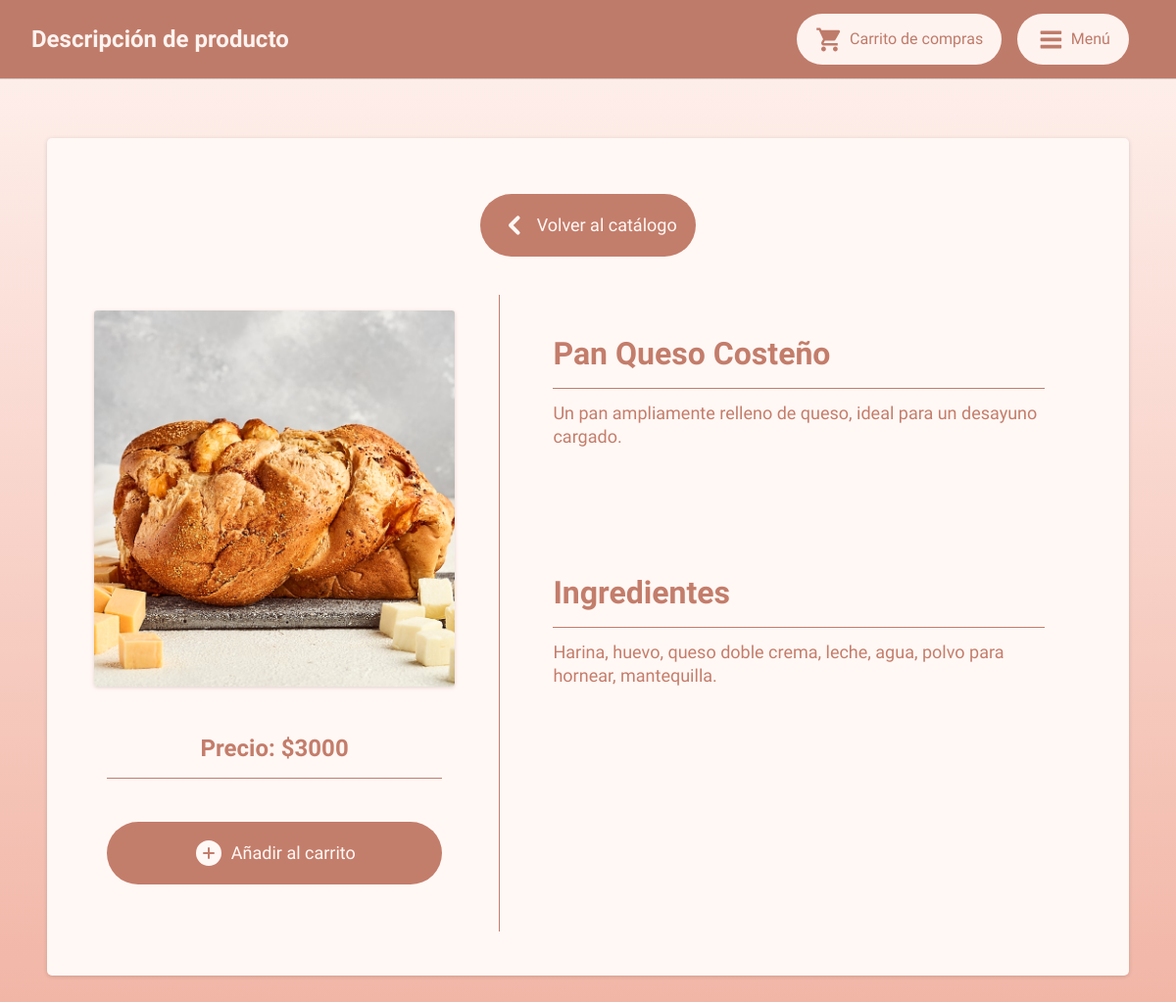
Page /viewproduct.php?id=6&isAdded=na&sc=0 on the committed database.
### tables this page shows
CREATE TABLE `productdata` (
  `product_id` int(11) NOT NULL,
  `product_name` varchar(50) NOT NULL,
  `product_desc` varchar(100) NOT NULL,
  `product_uniprice` int(20) NOT NULL,
  `product_ingredients` varchar(200) NOT NULL,
  `product_category` varchar(50) NOT NULL,
  `product_image` varchar(50) NOT NULL
);

### common/productinfo.php (the view, shortened to what this page needs)
<?php
if (isset($_GET["id"])) {
    $getid = $_GET["id"];
    prodinfo($conn, $getid);
}
function checkProd($conn)
{
    $sql = "SELECT * FROM scdata WHERE user_mail = '" . $_SESSION["user_mail"] . "' AND user_product = '" . $_SESSION["session_curProductId"] . "'";
    $result = $conn->query($sql);
    if ($result->num_rows > 0) {
        $x = "<script>document.write(minusb);</script><p>Quitar del carrito</p>";
        return $x;
    } else {
        $x = "<script>document.write(plusb);</script><p>Añadir al carrito</p>";
        return $x;
    }
}
function checkOrigin($conn)
{
    if (isset($_GET["sc"])) {
        $sc = $_GET["sc"];
        if ($sc == "0") {
            $x = "
                <a href='catalogue.php?filter=0'>
                    <div class='icontext'>
                        <script>
                            document.write(leftb);
                        </script>
                        <p>Volver al catálogo</p>
                    </div>
                </a>
                    ";
            return $x;
        } else if ($sc == "1") {
            $x = "
                <a href='shopcart.php'>
                    <div class='icontext'>
                        <script>
                            document.write(leftb);
                        </script>
                        <p>Volver a tu carrito</p>
                    </div>
                </a>
                ";
            return $x;
        }
    } else {
        echo "<script>console.log('can't get id[sc]')</script>";
    }
}
function prodinfo($conn, $getid)
{
    $sql = "SELECT * FROM productdata WHERE product_id='$getid'";
    $result = $conn->query($sql);
    showProduct($result, $conn);
}
function showProduct($result, $conn)
{
    if ($result->num_rows > 0) {
        $row = $result->fetch_assoc();
        $product_id = $row["product_id"];
        $product_name = $row["product_name"];
        $product_desc = $row["product_desc"];
        $product_uniprice = $row["product_uniprice"];
        $product_ingredients = $row["product_ingredients"];
        $product_image = $row["product_image"];
        $buttonDisplay = checkProd($conn);
        $backType = checkOrigin($conn);
        echo "
            $backType
            <div class='catalog-container'>
                <div class='catalog-leftdetails'>
                    <img src='files/products/" . $product_image . "' type='viewproduct'>
                    <h2 style='text-align:center' t='bb'>Precio: $" . $product_uniprice . "</h2>
                    <a href='common/addproduct.php?id=" . $product_id . "'>
                        <div class='icontext'>
                            " . $buttonDisplay . "
                        </div>
                    </a>
                </div>
                <div class='catalog-rightdetails'>
                    <div style='margin-bottom: 8rem;'>
                        <h1 t='bb'>" . $product_name . "</h1>
                        <p>" . $product_desc . "</p>
                    </div>
                    <div>
                        <h1 t='bb'>Ingredientes</h1>
                        <p>" . $product_ingredients . "</p>
                    </div>
                </div>
            </div>
        ";
    }
}

### style.css (style rules this page uses)
:root { --co1: #F5EEE6; --co2: #FFF8E3; --co3: #F3D7CA; --co4: #dd8097; --co5: #E1F0DA; --co6: #ACFADF; --co7: #94ADD7; --co8: #7C73C0; --co4u: #a05467; --co4b: #bd6c80; --co4ba: rgb(189, 108, 128, 70%); --lightshadow: rgba(0, 0, 0, 0.24) 0px 3px 8px; --lightshadow2: rgba(0, 0, 0, 0.24) 0px 6px 11px; --shadow2: rgba(100, 100, 111, 0.2) 0px 7px 29px 0px; --brdshdw1: rgba(0, 0, 0, 0.16) 0px 1px 4px; --brdshdw2: rgba(0, 0, 0, 0.02) 0px 1px 3px 0px, rgba(27, 31, 35, 0.15) 0px 0px 0px 1px; --border01: 2px solid var(--co4); -webkit-user-drag: none; }
* { font-family: "Grandstander"; color: var(--co1); min-width: 0; user-select: none; }
a { cursor: pointer; text-decoration: none; font-weight: bold; }
body { background: linear-gradient(180deg, var(--co1) 0%, var(--co3)); margin: 0; color: var(--co8); }
img[type="viewproduct"] { margin: 0; margin-bottom: 2rem; width: 100%; height: 24rem; object-fit: cover; border-radius: 0.2rem; box-shadow: var(--brdshdw1); }
.catalog-container { display: flex; flex-direction: row; align-items: center; justify-content: space-evenly; width: 100%; max-width: 100%; flex-wrap: wrap; }
.catalog-leftdetails { left: 0; width: 40%; padding: 1rem; padding-right: 2.8rem !important; border-right: 0.1rem var(--co4) solid; overflow: hidden; margin: 0 !important; }
.catalog-leftdetails .icontext, .bodybg .icontext { height: 3rem; background-color: var(--co4) !important; justify-content: center; }
.catalog-leftdetails .icontext *, .bodybg .icontext * { color: var(--co1) !important; }
.catalog-rightdetails { right: 0; width: 60%; padding: 1rem; }
h1[t="bb"], h2[t="bb"], h3[t="bb"], h4[t="bb"], h5[t="bb"], h6[t="bb"] { padding-bottom: 1rem; border-bottom: 1px var(--co4) solid; }
.catalog-container:has(.catalog-leftdetails) { flex-wrap: nowrap; justify-content: flex-start; align-items: flex-start; }
.bodybg p { font-size: 18px; line-height: 1.5rem; color: var(--co4u); }
.icontext { display: flex; flex-direction: row; justify-content: space-evenly; align-items: center; background-color: var(--co1); padding: 0.5rem 1rem; border-radius: 5rem; transition: all 0.1s; }
.icontext * { margin: 0.2rem !important; color: var(--co4) !important; }
.icontext p { font-weight: lighter; }
.undernav * { color: var(--co4); margin: 0.8rem; }
.innerbody h1, h2, h3, h4, h5, h6 { color: var(--co1); }

### rows in the picture
productdata: product_image (picture), product_uniprice "3000", product_name "Pan Queso Costeño", product_desc "Un pan ampliamente relleno de queso, ideal para un desayuno cargado.", product_ingredients "Harina, huevo, queso doble crema, leche, agua, polvo para hornear, mantequilla."

### other values in the picture
$pagename "Descripción de producto"
